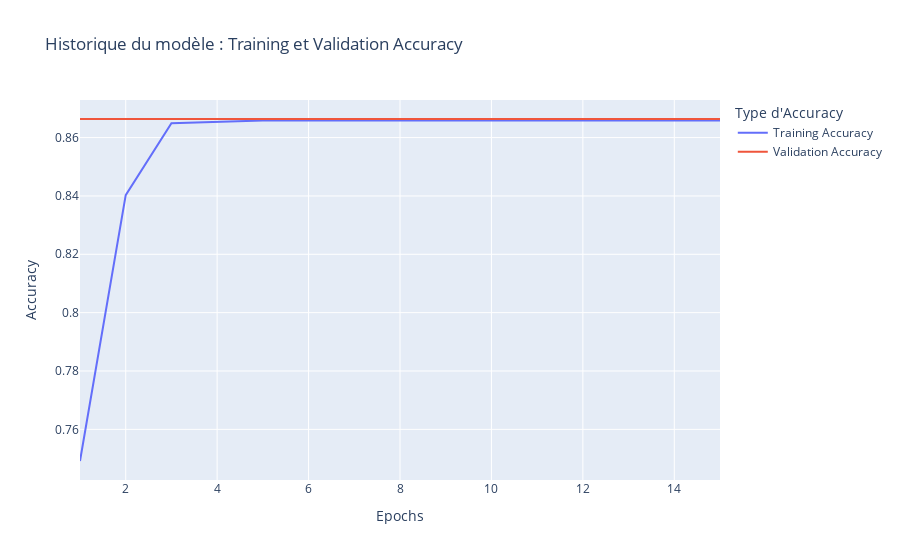

Notebook cell for this chart:
### Code cell
# Extract data from history
history_dict = history_bi_lstm.history
acc = history_dict['accuracy']
val_acc = history_dict['val_accuracy']
loss = history_dict['loss']
val_loss = history_dict['val_loss']

# Create a DataFrame for plotting
epochs = range(1, len(acc) + 1)
df_loss = pd.DataFrame({'Epochs': epochs, 'Training Loss': loss, 'Validation Loss': val_loss})
df_acc = pd.DataFrame({'Epochs': epochs, 'Trainingriable': 'Type d\'Accuracy'})
fig_acc.show()

### Figure 1 — Plotly figure (JSON) as saved in the notebook; plotly's stock layout.template omitted (floating-point values rounded to 4 significant figures)
{"data": [{"hovertemplate": "Type d'Accuracy=Training Accuracy<br>Epochs=%{x}<br>Accuracy=%{y}<extra></extra>", "legendgroup": "Training Accuracy", "line": {"color": "#636efa", "dash": "solid"}, "marker": {"symbol": "circle"}, "mode": "lines", "name": "Training Accuracy", "orientation": "v", "showlegend": true, "type": "scatter", "x": [1, 2, 3, 4, 5, 6, 7, 8, 9, 10, 11, 12, 13, 14, 15], "xaxis": "x", "y": [0.7492, 0.8403, 0.8649, 0.8654, 0.8658, 0.8658, 0.8658, 0.8658, 0.8658, 0.8658, 0.8658, 0.8658, 0.8658, 0.8658, 0.8658], "yaxis": "y"}, {"hovertemplate": "Type d'Accuracy=Validation Accuracy<br>Epochs=%{x}<br>Accuracy=%{y}<extra></extra>", "legendgroup": "Validation Accuracy", "line": {"color": "#EF553B", "dash": "solid"}, "marker": {"symbol": "circle"}, "mode": "lines", "name": "Validation Accuracy", "orientation": "v", "showlegend": true, "type": "scatter", "x": [1, 2, 3, 4, 5, 6, 7, 8, 9, 10, 11, 12, 13, 14, 15], "xaxis": "x", "y": [0.8664, 0.8664, 0.8664, 0.8664, 0.8664, 0.8664, 0.8664, 0.8664, 0.8664, 0.8664, 0.8664, 0.8664, 0.8664, 0.8664, 0.8664], "yaxis": "y"}], "layout": {"legend": {"title": {"text": "Type d'Accuracy"}, "tracegroupgap": 0}, "title": {"text": "Historique du modèle : Training et Validation Accuracy"}, "xaxis": {"anchor": "y", "domain": [0, 1], "title": {"text": "Epochs"}}, "yaxis": {"anchor": "x", "domain": [0, 1], "title": {"text": "Accuracy"}}}}
